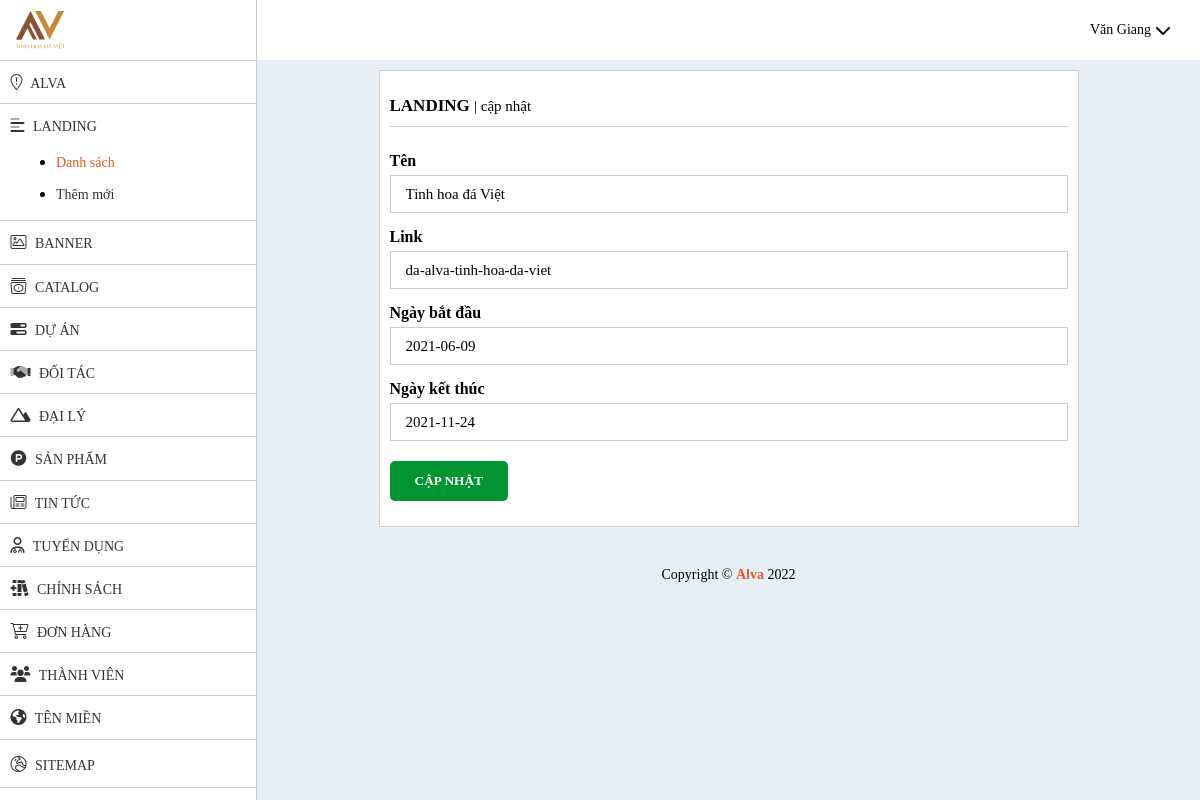
The app's page /admin-new/landing/edit?id=2 (signed in) with its own data.
### tables this page shows
CREATE TABLE `landing` (
  `id` int(11) NOT NULL,
  `ten` varchar(255) NOT NULL,
  `link` text NOT NULL,
  `ngaydau` date NOT NULL,
  `ngayhet` date NOT NULL
);

### admin-new/route/route.php (called while the page is built, shortened)
<?php
	require_once "model/Query.php";
	$query = new Query();
?>

### admin-new/model/Query.php (called while the page is built, shortened)
<?php
	require_once "Data.php";
	class Query extends Data{
		public function ChiTiet($table, $fields, $condition, $forms)
		{
	        $query_string = '';
	        if(!empty($fields))
	        {
	        	$str_fields = implode(",", $fields);
	        	$query_string .= 'SELECT '.$str_fields.' FROM '.$table;
	        }
	        else
	        {
	        	$query_string .= 'SELECT * FROM '.$table;
	        }
	        if(!empty($condition))
	        {
	        	$query_string .= ' WHERE';
	        	$arr_forms = [];
	        	$number = 0;
	        	foreach ($condition as $key => $value)
	        	{
        			$arr_forms[':'.$key] = $forms[$key];
        			if($number == 0)
	        		{
	        			$query_string .= ' '.$key.$value.':'.$key;
	        		}
	        		else
	        		{
	        			$query_string .= ' AND '.$key.$value.':'.$key;
	        		}
	        		$number ++;
	        	}
	        }
	        $sql = $this->con->prepare($query_string);
	        $sql->execute($arr_forms);
	        return $sql->fetch(PDO::FETCH_OBJ);
		}
	}
?>

### admin-new/model/Data.php (called while the page is built, shortened)
<?php
class Data{
	public function __construct()
    {
    	try
    	{
		    $this->con=new PDO("mysql:host=localhost;dbname=titanstone;charset=utf8", "root", "");
		}
		catch (Exception $e)
		{
		    echo '<h1 style="text-align:center">Connect fail!</h1>';
		}
    }
}
?>

### admin-new/view/landing/edit.php (the view, shortened to what this page needs)
<?php
	isset($_GET['id']) ? $id=$_GET['id'] : $id=0;
    $fields = [];
    $operator = ["id" => "="];
    $condition = ["id" => $id];
    $detail = $query->ChiTiet("landing", $fields, $operator, $condition);
?>
<div class="blog small">
	<div class="bread">
		<h1>Landing <span>| cập nhật</span></h1>
	</div>
	<form method="post" class="form">
		<p class="tit-label">Tên</p>
		<input type="text" name="ten" spellcheck="false" autocomplete="off" class="input-text" required="" value="<?=$detail->ten?>" />
		<p class="tit-label">Link</p>
		<input type="text" name="link" spellcheck="false" autocomplete="off" class="input-text" required="" value="<?=$detail->link?>"/>
		<p class="tit-label">Ngày bắt đầu</p>
		<input type="text" name="ngaydau" spellcheck="false" autocomplete="off" class="input-text ngaydau" value="<?=$detail->ngaydau?>"/>
		<p class="tit-label">Ngày kết thúc</p>
		<input type="text" name="ngayhet" spellcheck="false" autocomplete="off" class="input-text ngayhet" value="<?=$detail->ngayhet?>"/>
		<p class="tit-label"></p>
		<input type="submit" name="update" value="Cập nhật" />
	</form>
</div>

### admin-new/public/css/style.css (style rules this page uses)
@media all and (min-width: 0) { * { margin:0;padding:0;box-sizing:border-box } }
@media all and (min-width: 0) { body { font-family:"Samsung";background-color:#e8eff4 } }
@media all and (min-width: 0) { .content-wrap .blog { width:calc(100% - 20px);background-color:#FFF;margin:10px auto;border:1px solid #CCC;padding:25px 10px } }
@media all and (min-width: 0) { .content-wrap .bread { border-bottom:1px solid #CCC;padding-bottom:10px;margin-bottom:10px } }
@media all and (min-width: 0) { .content-wrap .bread h1 { float:left;font-size:17px;text-transform:uppercase;font-weight:bold } }
@media all and (min-width: 0) { .content-wrap .bread h1 span { font-size:15px;font-weight:normal;text-transform:lowercase } }
@media all and (min-width: 0) { .content-wrap .form p.tit-label { padding:15px 0 5px 0;color:#000;display:flex;align-items:center;font-weight:bold } }
@media all and (min-width: 0) { .content-wrap .form .input-text { width:100%;height:38px;outline:none;padding:0 15px;border:1px solid #CCC;font-family:"Samsung";font-size:15px } }
@media all and (min-width: 0) { .content-wrap .form input[type="submit"] { padding:12px 25px;text-transform:uppercase;cursor:pointer;border:none;background-color:#009432;border-radius:5px;color:#FFF;font-weight:bold;font-family:"Samsung" } }
@media all and (min-width: 996px) { .content-wrap .blog.small { width:700px } }

### records on screen
landing: ten "Tinh hoa đá Việt", link "da-alva-tinh-hoa-da-viet", ngaydau "2021-06-09", ngayhet "2021-11-24"

### other values on screen
$__FULLNAME__ "Văn Giang"
__NAME__ "ALVA"
__NAME__ "Alva"
